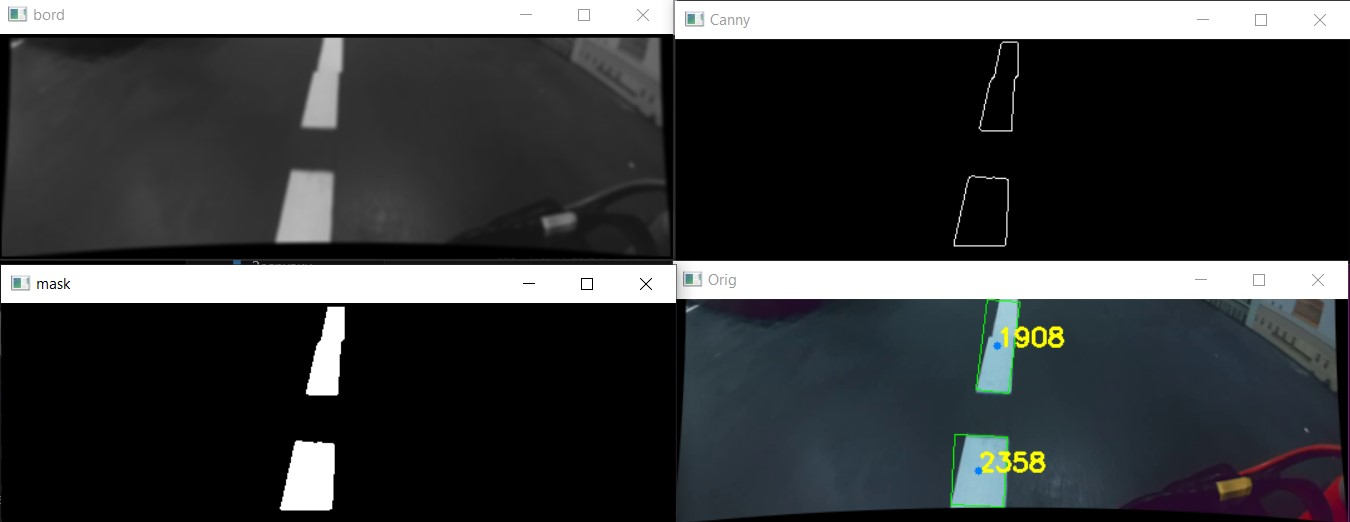
#> input picture road_lines.jpg, 1350 x 522 px; its folder holds only this picture in this run
$ python -i tools.py   (imports and definitions only)
#> lines starting #> are read from the running program, lines starting #| are printed output that depends on the picture
#> further down, picture is the input picture: shape (522, 1350, 3); mean B, G, R 62.1, 60.9, 58.8
import time
import cv2
import numpy as np
import serial

view_scale = 2

# [13 lines left out: function av_col_3x3, not called in this run]

def get_signs(frame):
    sign = []  # (id, xy, type)

    gray = cv2.cvtColor(frame, cv2.COLOR_BGR2GRAY)
    gray = cv2.GaussianBlur(gray, (5, 5), 1.5)
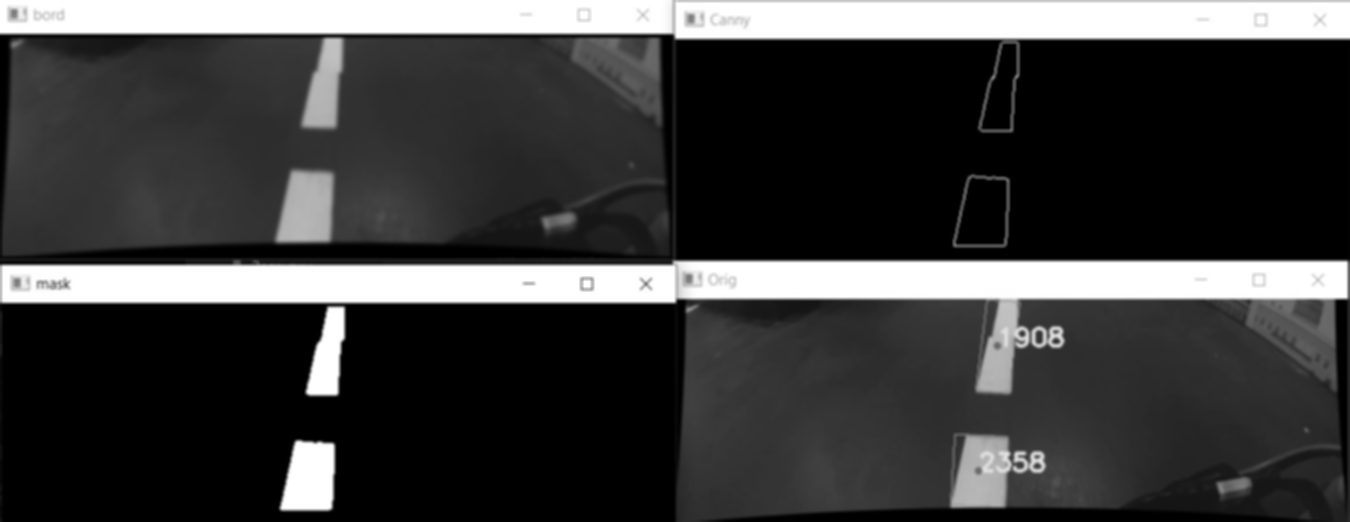
#> gray: shape (522, 1350); min 0, max 255, mean 60.5

    circles = cv2.HoughCircles(gray, cv2.HOUGH_GRADIENT_ALT, 1.5, minDist=30,
                               param1=50, param2=0.94,
                               minRadius=18, maxRadius=30)
#> circles = None

    mask = np.zeros_like(frame)
    blured_zones = frame.copy()

    if circles is not None:
        circles = np.uint16(np.around(circles))
        for count, i in enumerate(circles[0, :]):

            side = int(i[2]/2**0.5*1)
            mean_values = np.mean(
                blured_zones[i[1]-side:i[1]+side, i[0]-side:i[0]+side], axis=(0, 1))

            if mean_values[0] > 90 and mean_values[0] > mean_values[1] and mean_values[0] > mean_values[2] and mean_values[1] < 110 and mean_values[2] < 90:
                # print('c', mean_values)

                cv2.circle(frame, (i[0], i[1]), i[2], (0, 255, 0), 2)
                cv2.circle(mask, (i[0], i[1]), i[2], (255, 255, 255), -1)

                sign_type = 'None'
                sub_side = int(side * 0.8)

                roi = blured_zones[max(
                    1, i[1]-sub_side):i[1]+sub_side, max(1, i[0]-sub_side):i[0]+sub_side]
                roi_g = cv2.cvtColor(roi, cv2.COLOR_BGR2GRAY)
                roi_g = cv2.resize(roi_g, (roi_g.shape[0]*2, roi_g.shape[0]*2))
                sub_side *= 2
                roi_g = cv2.medianBlur(roi_g, 3)

                roi_bin = np.where(roi_g >= 80, 255, 0).astype(np.uint8)
                roi_bin = cv2.dilate(roi_bin, np.ones(
                    (4, 4), np.uint8), iterations=1)

                white_pixels = np.argwhere(roi_bin == 255)
                # print(white_pixels)

                roi_c = np.stack((roi_bin,) * 3, axis=-1)
                blured_zones[max(1, i[1]-sub_side):i[1]+sub_side,
                             max(1, i[0]-sub_side):i[0]+sub_side] = roi_c

                left_p = (i[0]-3*sub_side//4, i[1]+3*sub_side//4)
                middle_p = (i[0], i[1]+3*sub_side//4)
                right_p = (i[0]+3*sub_side//4, i[1]+3*sub_side//4)

                l, m, r = av_col_3x3(blured_zones, left_p), av_col_3x3(
                    blured_zones, middle_p), av_col_3x3(blured_zones, right_p)
                #print(l,m,r)
                if l > m and l > r:
                    sign_type = 'Right'
                elif m > l and m > r:
                    sign_type = 'Straight'
                elif r > l and r > m:
                    sign_type = 'Left'

                sign.append((count, (i[0], i[1]), sign_type))

                cv2.circle(blured_zones, left_p, 2, (0, 0, 255), -1)
                cv2.circle(blured_zones, middle_p, 2, (0, 0, 255), -1)
                cv2.circle(blured_zones, right_p, 2, (0, 0, 255), -1)

                # x, y, r = i[0], i[1], i[2]
                cv2.putText(blured_zones, f'{sign_type}', (
                    i[0]-i[2], i[1]-i[2]), cv2.FONT_HERSHEY_SIMPLEX, 1, (0, 0, 255), 2)

                # print(sign_type)

            else:
                print('fuck', mean_values)
                pass

    cv2.imshow('Signs', re_(blured_zones))
    return sign

# [104 lines left out: functions order_points, get_road, not called in this run]

lower_green = np.array([72, 0, 98])
upper_green = np.array([90, 192, 255])

# [96 lines left out: functions get_traffic_light, find_dominant_direction, average_last_5_x, get_actual_sign, not called in this run]


def reset_dict(d):
    for key in d:
        d[key] = []

###################
def re_(frame):
    global view_scale
    scale = view_scale
    hw_ = frame.shape
#> hw_ = (522, 1350, 3)
    return cv2.resize(frame, (hw_[1]//scale, hw_[0]//scale))

>>> import cv2
>>> picture = cv2.imread('../road_lines.jpg')
>>> result = get_signs(picture)
#> result = []

$ run again, on signs.jpg
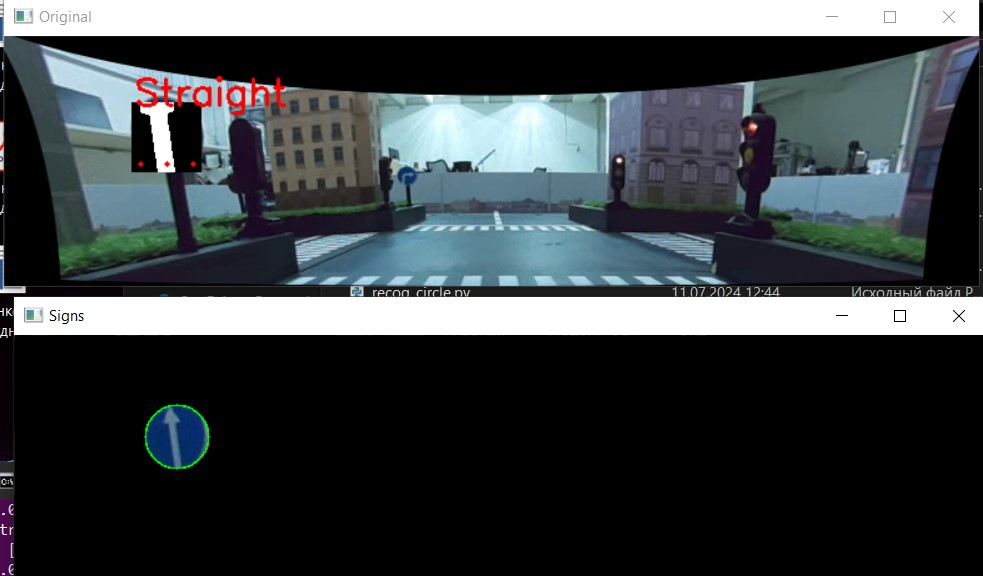
#> input picture signs.jpg, 983 x 576 px
#> picture is the input picture: shape (576, 983, 3); mean B, G, R 71, 68.1, 62.5
#> in get_signs, `gray = cv2.cvtColor(frame, cv2.COLOR_BGR2GRAY)`:
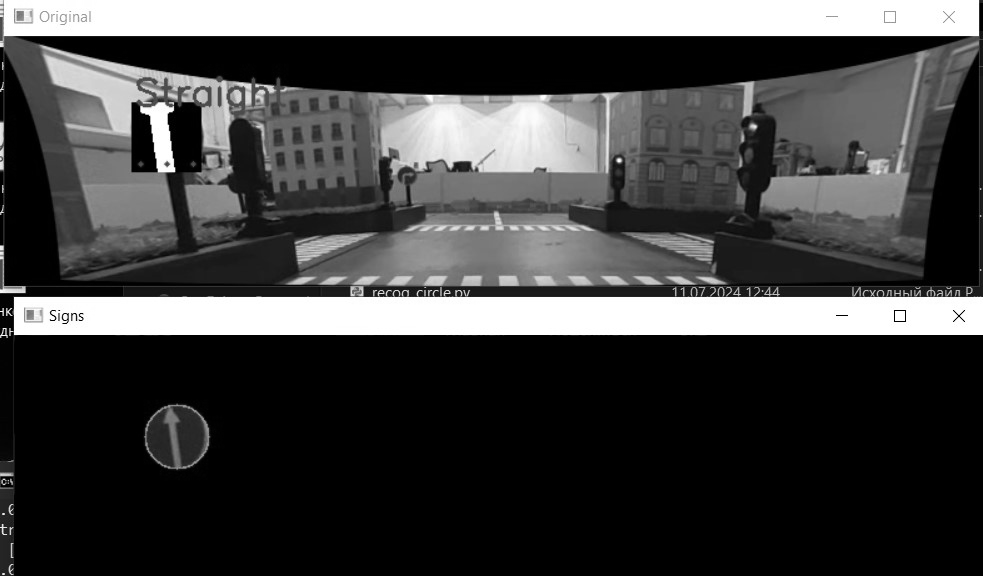
#> gray: shape (576, 983); min 0, max 255, mean 66.8
#> circles = None
#> result = []

$ run again, on turn.jpg
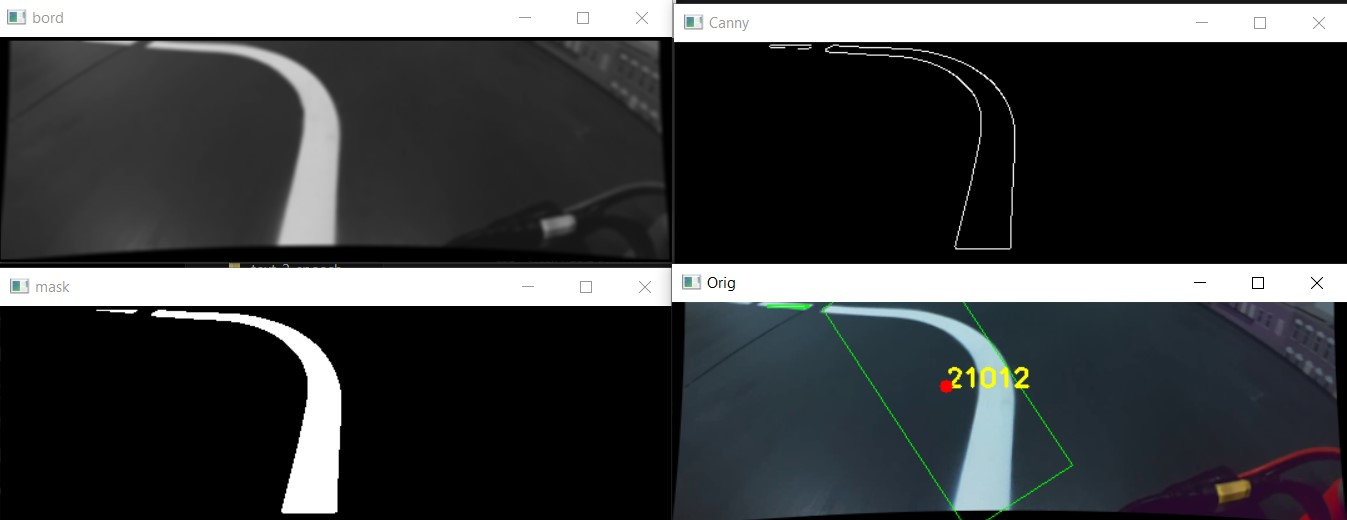
#> input picture turn.jpg, 1347 x 520 px
#> picture is the input picture: shape (520, 1347, 3); mean B, G, R 65.5, 64, 61.9
#> in get_signs, `gray = cv2.cvtColor(frame, cv2.COLOR_BGR2GRAY)`:
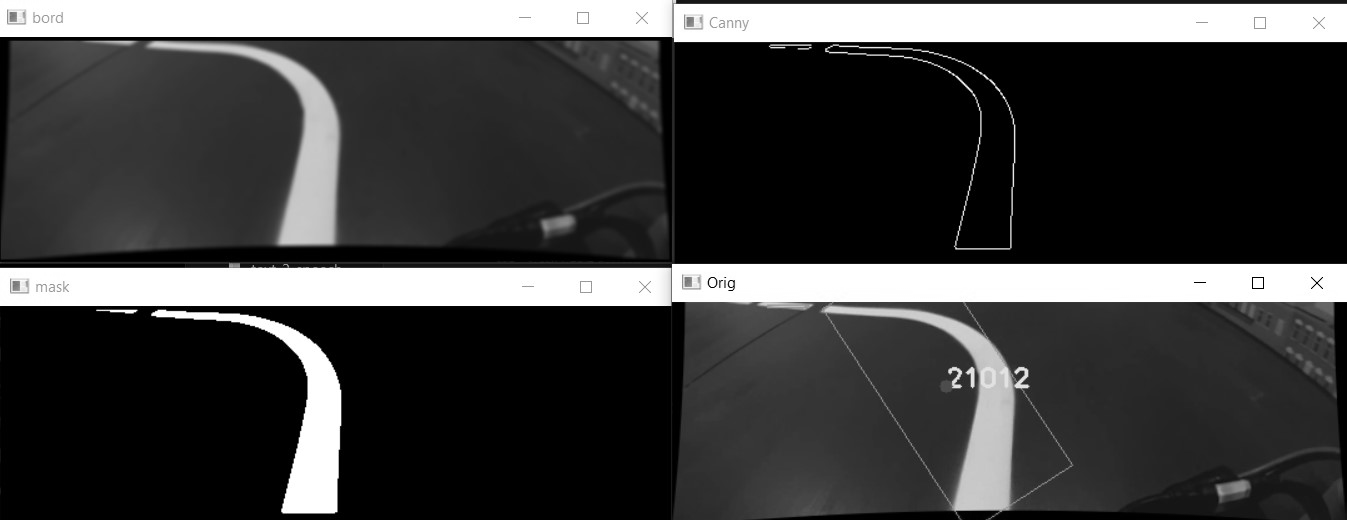
#> gray: shape (520, 1347); min 0, max 255, mean 63.6
#> in get_signs, `gray = cv2.GaussianBlur(gray, (5, 5), 1.5)`:
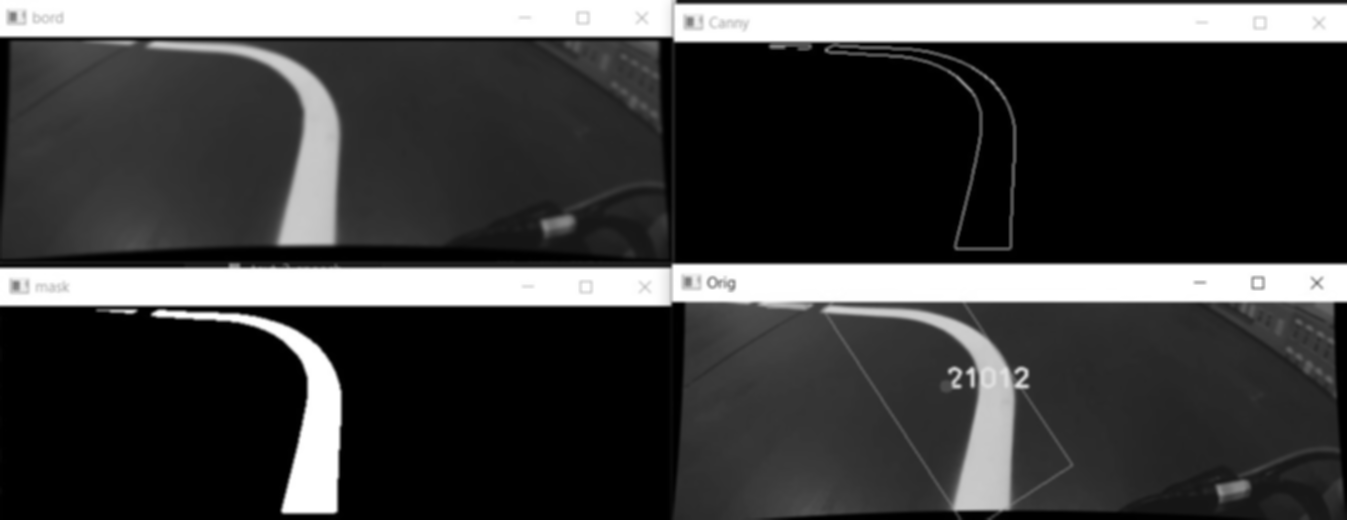
#> gray: shape (520, 1347); min 0, max 255, mean 63.6
#> circles = None
#> result = []
